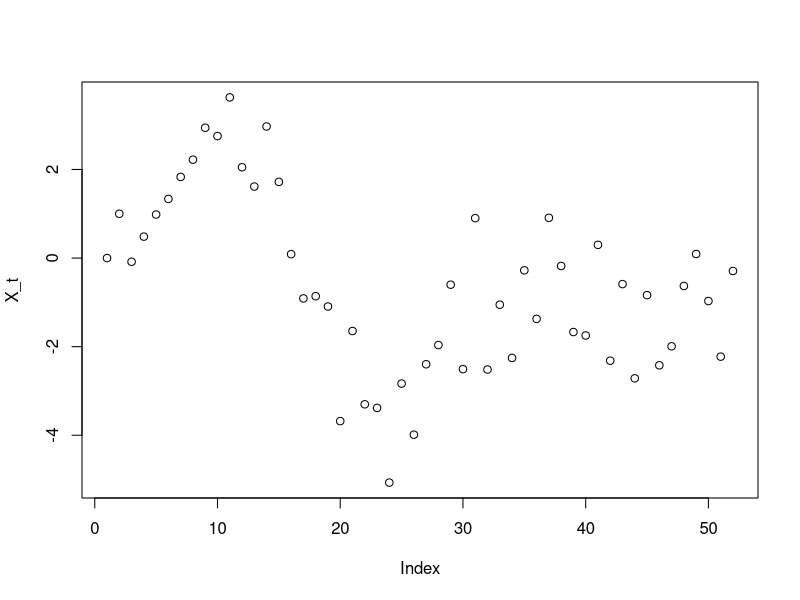
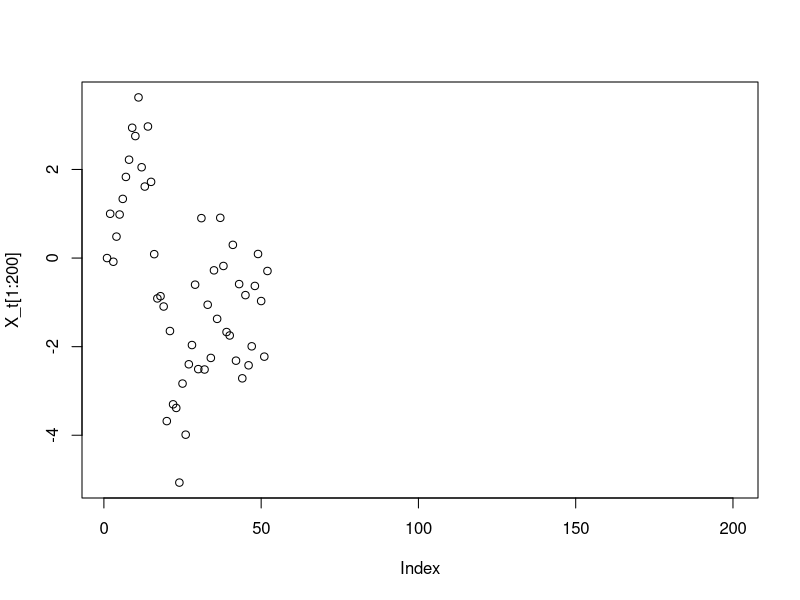
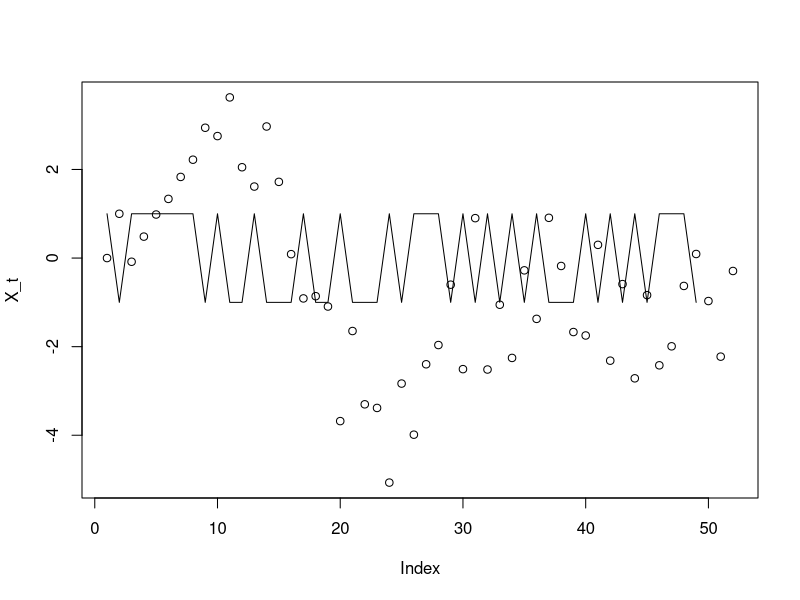
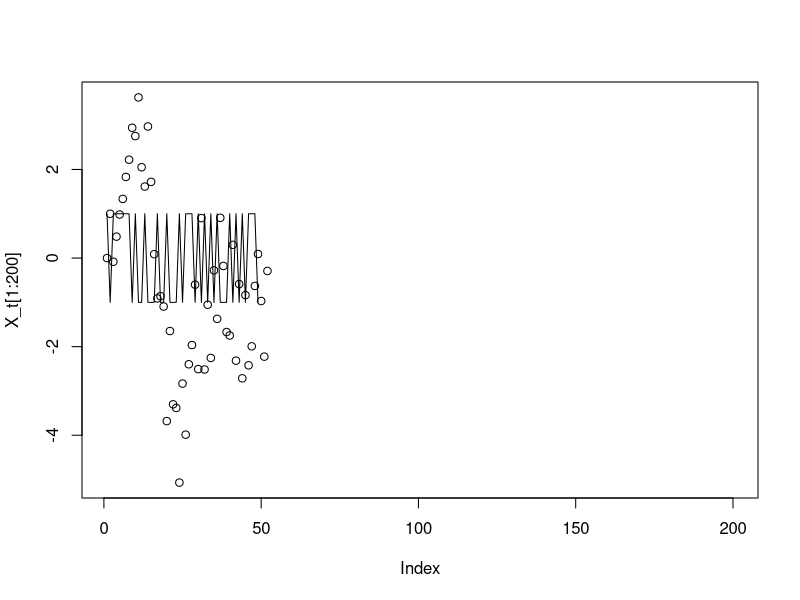

Write R code to recreate these figures, in order.
library(urca)
library(forecast)
n=50
e_t<- rnorm(n)
#initial
x_i=0
t=1
X_t<-vector()
X_t[1]=x_i
X_t[2]=1
X_t[3]=3


teta1=0.6
teta2=0.3

for (t in 1:n)
{X_t[t+2]=teta1*X_t[t]+teta2*X_t[t+1]+e_t[t]}


p<-summary(ur.df(X_t,type="none",selectlags = "AIC"))
#summary(ur.df(X_t,type="none",selectlags = "AIC"))

#summary(ur.df(X_t,type="none",lags = 2))


p@teststat[1]
if (p@teststat[1] < p@cval[1]) {print("stationary")}
if (p@teststat[1] >= p@cval[1]) {print("non - stationary")}
if (p@teststat[1] >= p@cval[2]) {print("non - stationary")}
if (p@teststat[1] >= p@cval[3]) {print("non - stationary")}

auto.arima(X_t)
plot(X_t)

plot(X_t[1:200])



t=5

dir_t<-sign(X_t[2:n]-X_t[1:(n-1)])


p2<-summary(ur.df(dir_t,type="none",selectlags = "AIC"))
summary(ur.df(dir_t,type="none",selectlags = "AIC"))



p2@teststat[1]
if (p2@teststat[1] < p2@cval[1]) {print("stationary")}
if (p2@teststat[1] >= p2@cval[1]) {print("non - stationary")}
if (p2@teststat[1] >= p2@cval[2]) {print("non - stationary")}
if (p2@teststat[1] >= p2@cval[3]) {print("non - stationary")}


auto.arima(dir_t)
plot(X_t)
lines(dir_t)
plot(X_t[1:200])
lines(dir_t[1:200])







# 
# 
teta=0.51
# 
 


 
 
 l=(teta+sqrt(teta*teta+4*teta))/2 ;l
 l=(teta-sqrt(teta*teta+4*teta))/2 ;l
 